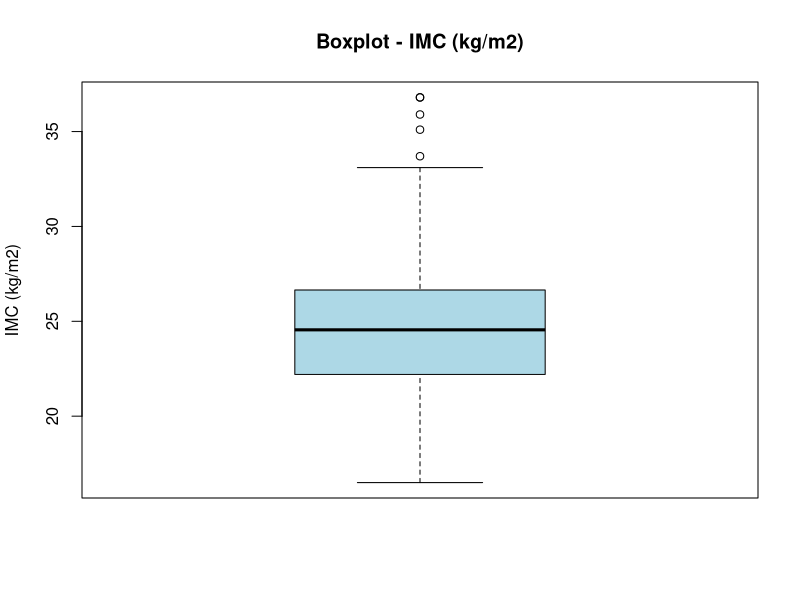
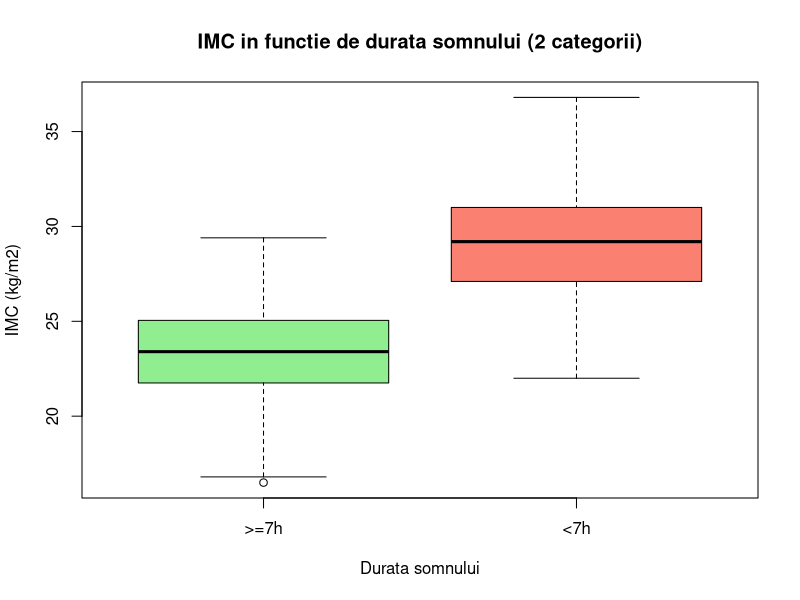
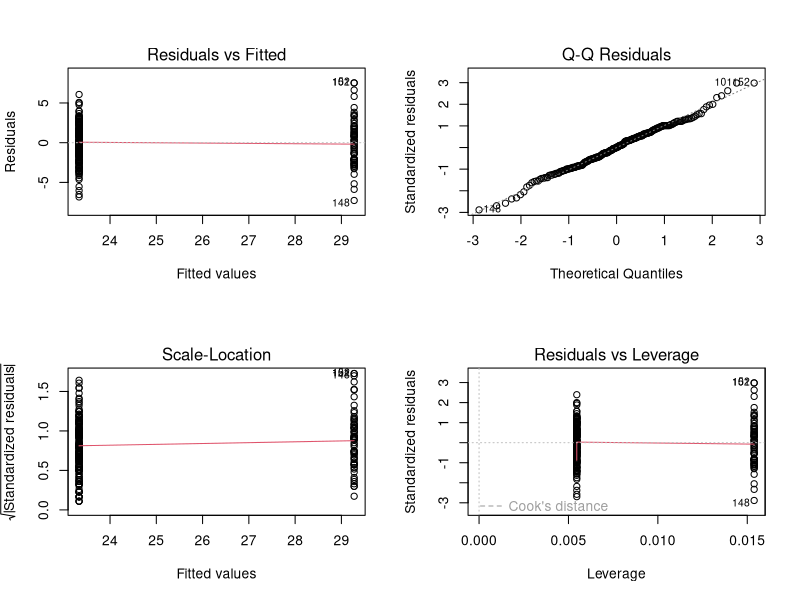
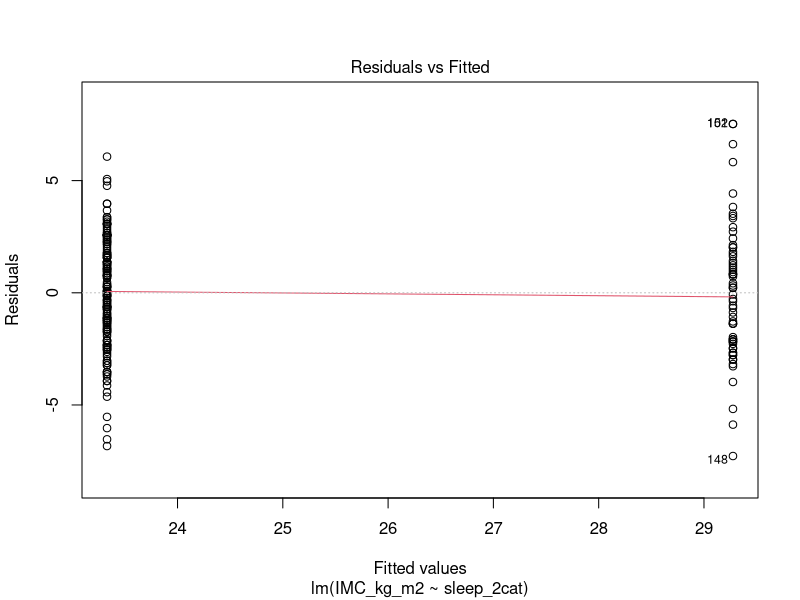
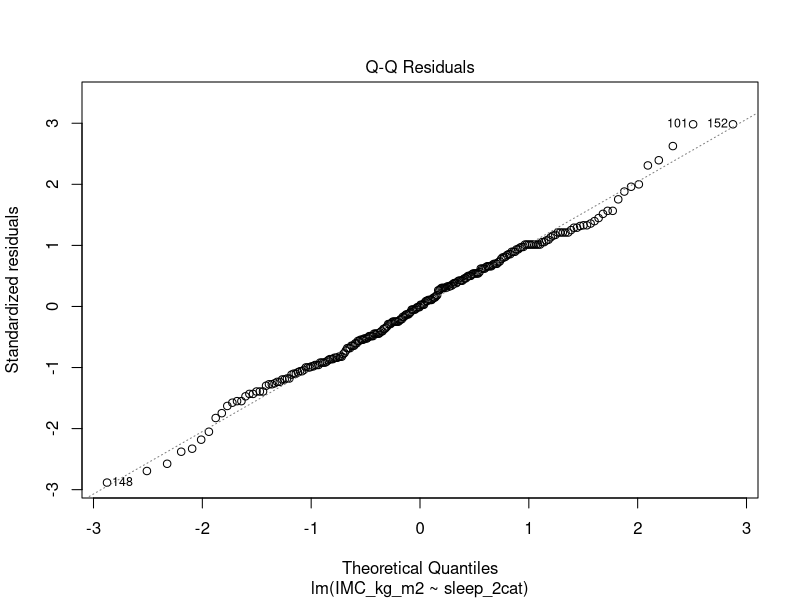
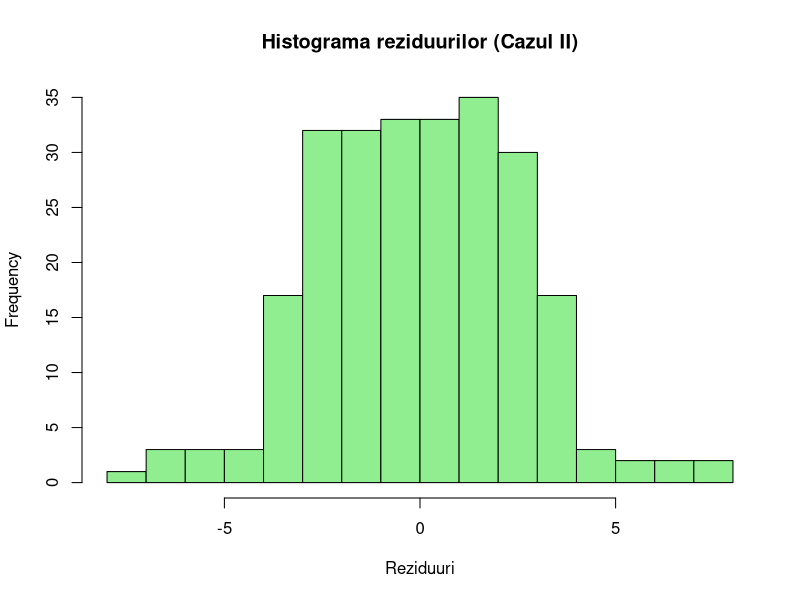
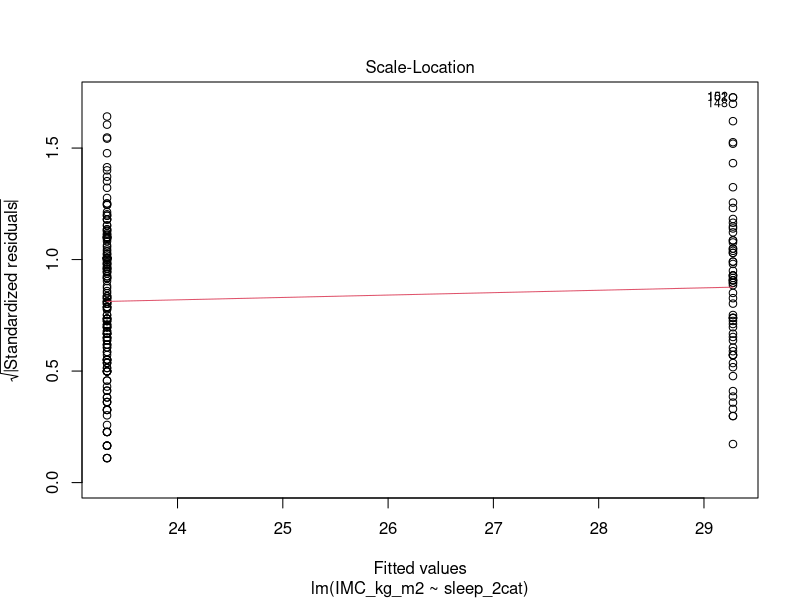
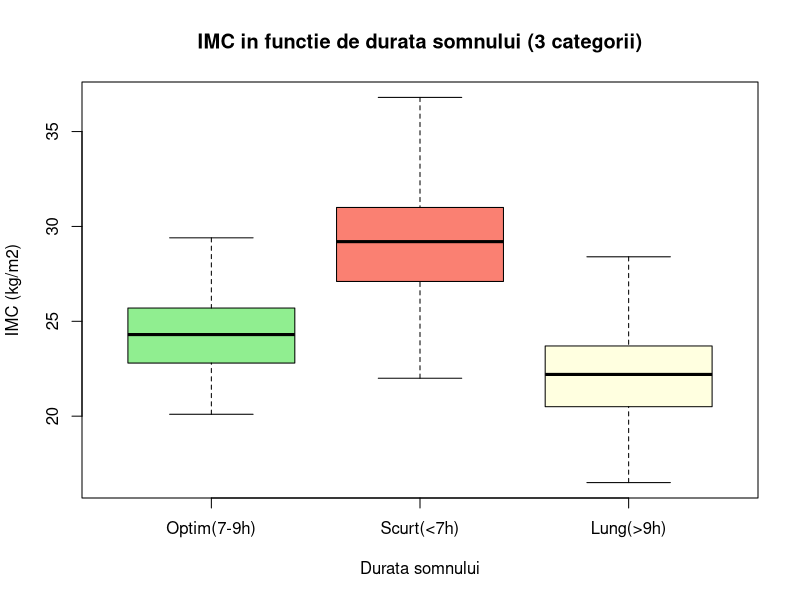

Write R code to recreate these figures, in order.
# =============================================================================
# LP04 - Regresia liniara simpla cu variabila explicativa de tip calitativ
# VD: IMC (kg/m2)
# VI Case II: Durata_somunului_2cat (0 = >=7h, 1 = <7h)
# VI Case III: Durata_somunului_3cat (0 = optim 7-9h, 1 = scurt <7h, 2 = lung >9h)
# =============================================================================

library(car)
library(lmtest)

data <- read.csv("data.csv", stringsAsFactors = FALSE)
n <- nrow(data)
cat("n =", n, "\n\n")

# =====================================================================
#                      CAZUL II
#   VI = Durata_somunului_2cat (calitativa dihotomiala)
# =====================================================================
cat("###################################################################\n")
cat("# CAZUL II - VARIABILA INDEPENDENTA CALITATIVA DIHOTOMIALA\n")
cat("###################################################################\n\n")

# Factor cu referinta 0 (>=7h)
data$sleep_2cat <- factor(data$Durata_somunului_2cat, levels = c(0, 1),
                          labels = c(">=7h", "<7h"))

# --- 1. Specificarea variabilelor ---
cat("1. SPECIFICAREA VARIABILELOR\n")
cat("VD: IMC_kg_m2 - cantitativa continua - variabila dependenta\n")
cat("VI: Durata_somunului_2cat - calitativa dihotomiala - variabila independenta\n")
cat("   0 = durata somn >= 7 ore (referinta); 1 = durata somn < 7 ore\n\n")

# --- 2. Analiza descriptiva ---
cat("2. ANALIZA DESCRIPTIVA\n\n")

# IMC global
cat("--- IMC (kg/m2) - global ---\n")
cat("  N:       ", length(data$IMC_kg_m2), "\n")
cat("  NA:      ", sum(is.na(data$IMC_kg_m2)), "\n")
cat("  Media:   ", sprintf("%.2f", mean(data$IMC_kg_m2)), "\n")
cat("  Mediana: ", sprintf("%.2f", median(data$IMC_kg_m2)), "\n")
cat("  SD:      ", sprintf("%.2f", sd(data$IMC_kg_m2)), "\n")
cat("  Min:     ", sprintf("%.2f", min(data$IMC_kg_m2)), "\n")
cat("  Max:     ", sprintf("%.2f", max(data$IMC_kg_m2)), "\n")
q_imc <- quantile(data$IMC_kg_m2, c(0.25, 0.75))
iqr_imc <- IQR(data$IMC_kg_m2)
cat("  Q1:      ", sprintf("%.2f", q_imc[1]), "\n")
cat("  Q3:      ", sprintf("%.2f", q_imc[2]), "\n")
cat("  IQR:     ", sprintf("%.2f", iqr_imc), "\n")
out_imc <- data$IMC_kg_m2[data$IMC_kg_m2 < q_imc[1] - 1.5*iqr_imc | data$IMC_kg_m2 > q_imc[2] + 1.5*iqr_imc]
cat("  Outliers:", length(out_imc), "\n\n")

# IMC per grup
cat("--- IMC per grup ---\n")
for (lev in levels(data$sleep_2cat)) {
  sub <- data$IMC_kg_m2[data$sleep_2cat == lev]
  cat(sprintf("  Grup %s (n=%d): Media=%.2f, SD=%.2f, Mediana=%.2f\n",
              lev, length(sub), mean(sub), sd(sub), median(sub)))
}
cat("\n")

# Durata_somunului_2cat
cat("--- Durata_somunului_2cat ---\n")
print(table(data$sleep_2cat))
cat("\n")

# Boxplots
png("caso2_boxplot_imc.png", width = 600, height = 500, res = 150)
boxplot(data$IMC_kg_m2, main = "Boxplot - IMC (kg/m2)", ylab = "IMC (kg/m2)",
        col = "lightblue")
dev.off()

png("caso2_boxplot_imc_by_sleep.png", width = 700, height = 500, res = 150)
boxplot(IMC_kg_m2 ~ sleep_2cat, data = data,
        main = "IMC in functie de durata somnului (2 categorii)",
        xlab = "Durata somnului", ylab = "IMC (kg/m2)",
        col = c("lightgreen", "salmon"))
dev.off()
cat("Salvat: caso2_boxplot_imc.png, caso2_boxplot_imc_by_sleep.png\n\n")

# --- 4. Modelul de regresie ---
cat("4. MODELUL DE REGRESIE LINIARA SIMPLA (CAZUL II)\n\n")

model2 <- lm(IMC_kg_m2 ~ sleep_2cat, data = data)
s2 <- summary(model2)
print(s2)

b0 <- coef(model2)[1]
b1 <- coef(model2)[2]
cat("\nEcuatia: IMC =", sprintf("%.4f", b0), "+ (", sprintf("%.4f", b1), ") * sleep_2cat<7h\n")
cat("  b0 =", sprintf("%.4f", b0), "= media IMC in grupul de referinta (>=7h)\n")
cat("  b1 =", sprintf("%.4f", b1), "= diferenta de medie IMC intre <7h si >=7h\n\n")

# --- 5. Testarea β1 ---
cat("5. TESTAREA SEMNIFICATIEI β1\n\n")
ct <- s2$coefficients
t_val <- ct["sleep_2cat<7h", "t value"]
p_val <- ct["sleep_2cat<7h", "Pr(>|t|)"]
k <- 1
df <- n - k - 1

cat("H0: β1 = 0 (nu exista diferenta de IMC intre cele 2 grupuri)\n")
cat("H1: β1 ≠ 0 (exista diferenta de IMC intre cele 2 grupuri)\n\n")
cat("t =", sprintf("%.4f", t_val), "\n")
cat("df = n - k - 1 =", n, "-", k, "- 1 =", df, "\n")
cat("p-value =", format.pval(p_val, digits = 4), "\n\n")
if (p_val < 0.05) {
  cat("Decizia: p < 0.05, se respinge H0. Diferenta este semnificativa.\n\n")
} else {
  cat("Decizia: p >= 0.05, nu se respinge H0. Diferenta nu este semnificativa.\n\n")
}

# --- 6. IC ---
cat("6. INTERVALE DE INCREDERE\n")
ci2 <- confint(model2)
print(ci2)
cat("\n")

# --- 7. R² si F ---
cat("7. R² SI TESTUL F\n\n")
cat("R² =", sprintf("%.4f", s2$r.squared), "\n")
cat("R² ajustat =", sprintf("%.4f", s2$adj.r.squared), "\n\n")

f2 <- s2$fstatistic
f2_p <- pf(f2[1], f2[2], f2[3], lower.tail = FALSE)
cat("F(", f2[2], ",", f2[3], ") =", sprintf("%.4f", f2[1]), "\n")
cat("p-value =", format.pval(f2_p, digits = 4), "\n\n")

# --- 8. Diagnostic ---
cat("8. DIAGNOSTIC MODEL (CAZUL II)\n\n")

png("caso2_diagnostic.png", width = 900, height = 800, res = 150)
par(mfrow = c(2, 2))
plot(model2)
dev.off()
cat("Salvat: caso2_diagnostic.png\n")

png("caso2_residuals_vs_fitted.png", width = 700, height = 600, res = 150)
plot(model2, which = 1)
dev.off()

png("caso2_qq.png", width = 700, height = 600, res = 150)
plot(model2, which = 2)
dev.off()

png("caso2_hist_resid.png", width = 600, height = 500, res = 150)
hist(residuals(model2), main = "Histograma reziduurilor (Cazul II)",
     xlab = "Reziduuri", col = "lightgreen", breaks = 15)
dev.off()

png("caso2_scale_location.png", width = 700, height = 600, res = 150)
plot(model2, which = 3)
dev.off()

# Shapiro-Wilk
sw2 <- shapiro.test(residuals(model2))
cat("Shapiro-Wilk: W =", sprintf("%.4f", sw2$statistic),
    ", p =", format.pval(sw2$p.value, digits = 4), "\n")
if (sw2$p.value > 0.05) {
  cat("  Reziduurile sunt normal distribuite.\n")
} else {
  cat("  Reziduurile NU sunt normal distribuite.\n")
}

# Breusch-Pagan
bp2 <- bptest(model2)
cat("Breusch-Pagan: BP =", sprintf("%.4f", bp2$statistic),
    ", p =", format.pval(bp2$p.value, digits = 4), "\n")
if (bp2$p.value > 0.05) {
  cat("  Homoscedasticitate respectata.\n")
} else {
  cat("  Heteroscedasticitate detectata.\n")
}

# Durbin-Watson
dw2 <- durbinWatsonTest(model2)
cat("Durbin-Watson: DW =", sprintf("%.4f", dw2$dw),
    ", p =", sprintf("%.4f", dw2$p), "\n")
if (dw2$p > 0.05) {
  cat("  Erorile sunt independente.\n")
} else {
  cat("  Erorile NU sunt independente.\n")
}

# Cook's D
cd2 <- cooks.distance(model2)
cat("Cook's D > 4/n:", sum(cd2 > 4/n), "observatii\n")

# Standardized residuals
sr2 <- rstandard(model2)
cat("Reziduuri standardizate |> 2|:", sum(abs(sr2) > 2), "observatii\n\n")

# --- 9. Interpretare ---
cat("9. INTERPRETARE (CAZUL II)\n\n")
cat("β1 =", sprintf("%.4f", b1), "\n")
cat("  Media IMC la cei cu somn >=7h:", sprintf("%.2f", b0), "kg/m2\n")
cat("  Media IMC la cei cu somn <7h:", sprintf("%.2f", b0 + b1), "kg/m2\n")
cat("  Diferenta:", sprintf("%.2f", b1), "kg/m2\n")
cat("R² =", sprintf("%.4f", s2$r.squared), "\n")
cat("  ", sprintf("%.2f%%", s2$r.squared * 100), "din variabilitatea IMC\n")
cat("  este explicata de durata somnului (2 categorii).\n\n")

# --- 10. Comparatie cu testul t independent ---
cat("10. COMPARATIE CU TESTUL T INDEPENDENT\n\n")
tt <- t.test(IMC_kg_m2 ~ sleep_2cat, data = data, var.equal = TRUE)
print(tt)
cat("\nComparatie:\n")
cat("  Regresie: t =", sprintf("%.4f", t_val), ", p =", format.pval(p_val, digits = 4), "\n")
cat("  Test t:   t =", sprintf("%.4f", tt$statistic), ", p =", format.pval(tt$p.value, digits = 4), "\n")
cat("  Valorile sunt identice (cu semn opus datorita ordinii grupurilor).\n")
cat("  Regresia cu variabila dihotomiala este echivalenta cu testul t.\n\n")


# =====================================================================
#                      CAZUL III
#   VI = Durata_somunului_3cat (calitativa nominala/ordinala)
# =====================================================================
cat("###################################################################\n")
cat("# CAZUL III - VARIABILA INDEPENDENTA CALITATIVA NOMINALA/ORDINALA\n")
cat("###################################################################\n\n")

# Factor cu referinta 0 (optim 7-9h)
data$sleep_3cat <- factor(data$Durata_somunului_3cat, levels = c(0, 1, 2),
                          labels = c("Optim(7-9h)", "Scurt(<7h)", "Lung(>9h)"))

# --- 1. Specificarea variabilelor ---
cat("1. SPECIFICAREA VARIABILELOR\n")
cat("VD: IMC_kg_m2 - cantitativa continua - variabila dependenta\n")
cat("VI: Durata_somunului_3cat - calitativa nominala (3 categorii) - variabila independenta\n")
cat("   0 = optim (7-9h) [referinta]; 1 = scurt (<7h); 2 = lung (>9h)\n\n")

# --- 2. Analiza descriptiva ---
cat("2. ANALIZA DESCRIPTIVA (CAZUL III)\n\n")

cat("--- IMC per grup ---\n")
for (lev in levels(data$sleep_3cat)) {
  sub <- data$IMC_kg_m2[data$sleep_3cat == lev]
  q <- quantile(sub, c(0.25, 0.75))
  iqr <- IQR(sub)
  outs <- sum(sub < q[1] - 1.5*iqr | sub > q[2] + 1.5*iqr)
  cat(sprintf("  Grup %s (n=%d): Media=%.2f, SD=%.2f, Mediana=%.2f, Q1=%.2f, Q3=%.2f, Outliers=%d\n",
              lev, length(sub), mean(sub), sd(sub), median(sub), q[1], q[2], outs))
}
cat("\n")

print(table(data$sleep_3cat))
cat("\n")

# Boxplot
png("caso3_boxplot_imc_by_sleep.png", width = 800, height = 500, res = 150)
boxplot(IMC_kg_m2 ~ sleep_3cat, data = data,
        main = "IMC in functie de durata somnului (3 categorii)",
        xlab = "Durata somnului", ylab = "IMC (kg/m2)",
        col = c("lightgreen", "salmon", "lightyellow"))
dev.off()
cat("Salvat: caso3_boxplot_imc_by_sleep.png\n\n")

# --- 4. Modelul de regresie ---
cat("4. MODELUL DE REGRESIE LINIARA (CAZUL III)\n\n")

model3 <- lm(IMC_kg_m2 ~ sleep_3cat, data = data)
s3 <- summary(model3)
print(s3)

b0_3 <- coef(model3)[1]
b1_3 <- coef(model3)[2]  # Scurt vs Optim
b2_3 <- coef(model3)[3]  # Lung vs Optim
cat("\nEcuatia: IMC =", sprintf("%.4f", b0_3), "+ (",
    sprintf("%.4f", b1_3), ") * Scurt + (",
    sprintf("%.4f", b2_3), ") * Lung\n")
cat("  b0 =", sprintf("%.4f", b0_3), "= media IMC in grupul de referinta (Optim 7-9h)\n")
cat("  b1 =", sprintf("%.4f", b1_3), "= diferenta medie IMC: Scurt(<7h) vs Optim\n")
cat("  b2 =", sprintf("%.4f", b2_3), "= diferenta medie IMC: Lung(>9h) vs Optim\n\n")

# --- 5. Testarea β1 si β2 ---
cat("5. TESTAREA SEMNIFICATIEI COEFICIENTILOR\n\n")
ct3 <- s3$coefficients
k3 <- 2  # 2 dummy variables (3 categorii - 1)
df3 <- n - k3 - 1

cat("--- β1 (Scurt vs Optim) ---\n")
cat("H0: β1 = 0 (nu exista diferenta IMC intre somn scurt si optim)\n")
cat("H1: β1 ≠ 0\n")
t1_3 <- ct3[2, "t value"]
p1_3 <- ct3[2, "Pr(>|t|)"]
cat("t =", sprintf("%.4f", t1_3), "\n")
cat("df =", df3, "\n")
cat("p-value =", format.pval(p1_3, digits = 4), "\n")
if (p1_3 < 0.05) {
  cat("Decizia: Diferenta semnificativa.\n\n")
} else {
  cat("Decizia: Diferenta nesemnificativa.\n\n")
}

cat("--- β2 (Lung vs Optim) ---\n")
cat("H0: β2 = 0 (nu exista diferenta IMC intre somn lung si optim)\n")
cat("H1: β2 ≠ 0\n")
t2_3 <- ct3[3, "t value"]
p2_3 <- ct3[3, "Pr(>|t|)"]
cat("t =", sprintf("%.4f", t2_3), "\n")
cat("df =", df3, "\n")
cat("p-value =", format.pval(p2_3, digits = 4), "\n")
if (p2_3 < 0.05) {
  cat("Decizia: Diferenta semnificativa.\n\n")
} else {
  cat("Decizia: Diferenta nesemnificativa.\n\n")
}

# --- 6. IC ---
cat("6. INTERVALE DE INCREDERE\n")
ci3 <- confint(model3)
print(ci3)
cat("\n")

# --- 7. R² si F ---
cat("7. R² SI TESTUL F\n\n")
cat("R² =", sprintf("%.4f", s3$r.squared), "\n")
cat("R² ajustat =", sprintf("%.4f", s3$adj.r.squared), "\n\n")

f3 <- s3$fstatistic
f3_p <- pf(f3[1], f3[2], f3[3], lower.tail = FALSE)
cat("F(", f3[2], ",", f3[3], ") =", sprintf("%.4f", f3[1]), "\n")
cat("df1 = k =", k3, "\n")
cat("df2 = n - k - 1 =", df3, "\n")
cat("p-value =", format.pval(f3_p, digits = 4), "\n\n")

# --- 8. Diagnostic ---
cat("8. DIAGNOSTIC MODEL (CAZUL III)\n\n")

png("caso3_diagnostic.png", width = 900, height = 800, res = 150)
par(mfrow = c(2, 2))
plot(model3)
dev.off()
cat("Salvat: caso3_diagnostic.png\n")

png("caso3_residuals_vs_fitted.png", width = 700, height = 600, res = 150)
plot(model3, which = 1)
dev.off()

png("caso3_qq.png", width = 700, height = 600, res = 150)
plot(model3, which = 2)
dev.off()

png("caso3_hist_resid.png", width = 600, height = 500, res = 150)
hist(residuals(model3), main = "Histograma reziduurilor (Cazul III)",
     xlab = "Reziduuri", col = "lightyellow", breaks = 15)
dev.off()

png("caso3_scale_location.png", width = 700, height = 600, res = 150)
plot(model3, which = 3)
dev.off()

# Shapiro-Wilk
sw3 <- shapiro.test(residuals(model3))
cat("Shapiro-Wilk: W =", sprintf("%.4f", sw3$statistic),
    ", p =", format.pval(sw3$p.value, digits = 4), "\n")
if (sw3$p.value > 0.05) {
  cat("  Reziduurile sunt normal distribuite.\n")
} else {
  cat("  Reziduurile NU sunt normal distribuite.\n")
}

# Breusch-Pagan
bp3 <- bptest(model3)
cat("Breusch-Pagan: BP =", sprintf("%.4f", bp3$statistic),
    ", p =", format.pval(bp3$p.value, digits = 4), "\n")
if (bp3$p.value > 0.05) {
  cat("  Homoscedasticitate respectata.\n")
} else {
  cat("  Heteroscedasticitate detectata.\n")
}

# Durbin-Watson
dw3 <- durbinWatsonTest(model3)
cat("Durbin-Watson: DW =", sprintf("%.4f", dw3$dw),
    ", p =", sprintf("%.4f", dw3$p), "\n")
if (dw3$p > 0.05) {
  cat("  Erorile sunt independente.\n")
} else {
  cat("  Erorile NU sunt independente.\n")
}

cd3 <- cooks.distance(model3)
cat("Cook's D > 4/n:", sum(cd3 > 4/n), "observatii\n")
sr3 <- rstandard(model3)
cat("Reziduuri standardizate |> 2|:", sum(abs(sr3) > 2), "observatii\n\n")

# --- 9. Interpretare ---
cat("9. INTERPRETARE (CAZUL III)\n\n")
cat("β1 (Scurt vs Optim) =", sprintf("%.4f", b1_3), "\n")
cat("  Media IMC Optim(7-9h):", sprintf("%.2f", b0_3), "kg/m2\n")
cat("  Media IMC Scurt(<7h):", sprintf("%.2f", b0_3 + b1_3), "kg/m2\n")
cat("  Diferenta:", sprintf("%.2f", b1_3), "kg/m2\n\n")

cat("β2 (Lung vs Optim) =", sprintf("%.4f", b2_3), "\n")
cat("  Media IMC Lung(>9h):", sprintf("%.2f", b0_3 + b2_3), "kg/m2\n")
cat("  Diferenta:", sprintf("%.2f", b2_3), "kg/m2\n\n")

cat("R² =", sprintf("%.4f", s3$r.squared), "\n")
cat("  ", sprintf("%.2f%%", s3$r.squared * 100), "din variabilitatea IMC\n")
cat("  este explicata de durata somnului (3 categorii).\n\n")

# Comparatie cu ANOVA
cat("10. COMPARATIE CU ANOVA ONE-WAY\n\n")
aov_model <- aov(IMC_kg_m2 ~ sleep_3cat, data = data)
print(summary(aov_model))
cat("\nComparatie: Testul F din regresie si cel din ANOVA sunt identice.\n")
cat("Regresia cu variabila nominala cu 3 categorii este echivalenta cu ANOVA one-way.\n\n")

# Post-hoc Tukey
cat("Post-hoc Tukey HSD:\n")
print(TukeyHSD(aov_model))

cat("\n=== ANALIZA COMPLETA ===\n")
